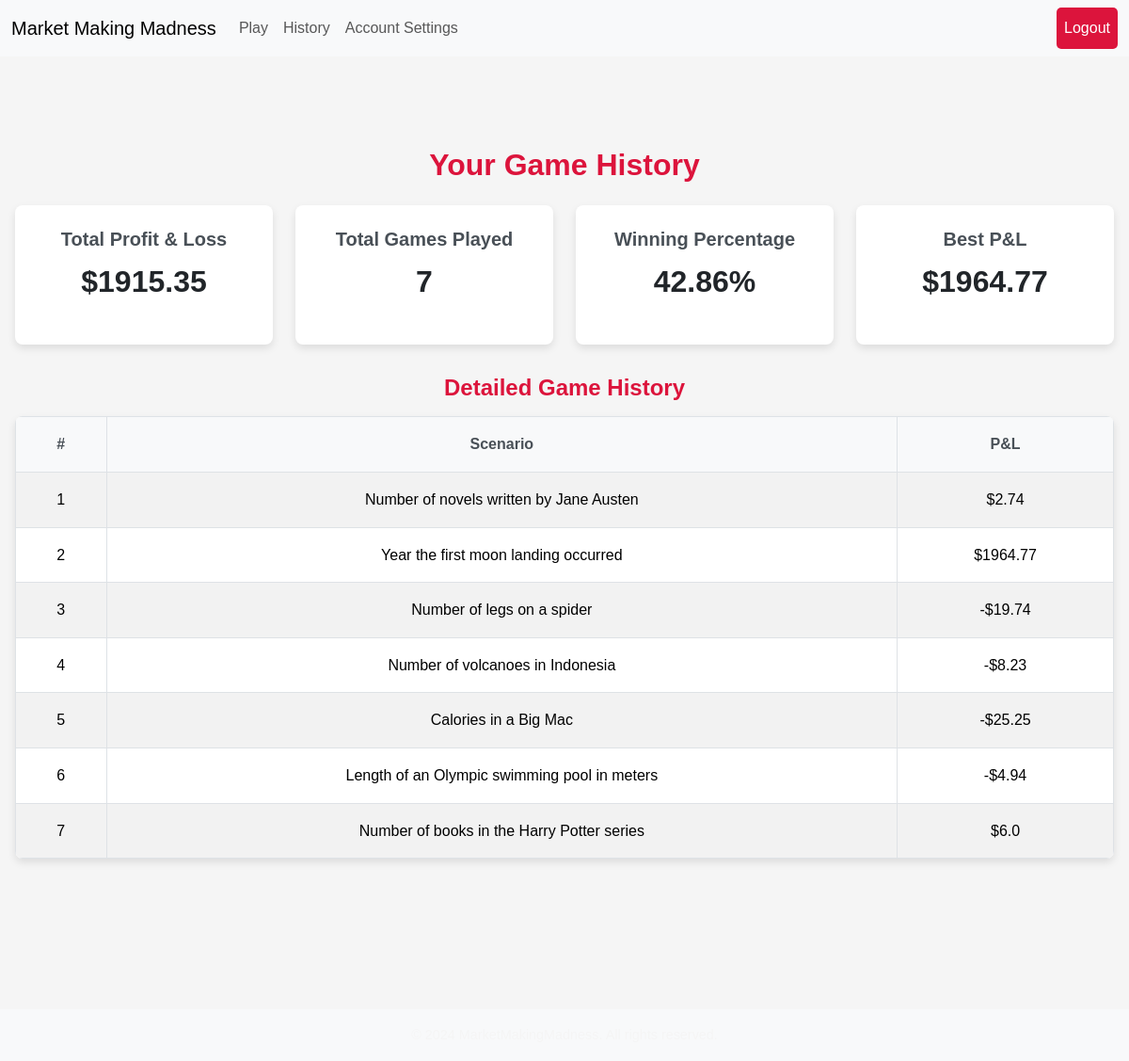
Page /history (signed in) on the earlier database version.
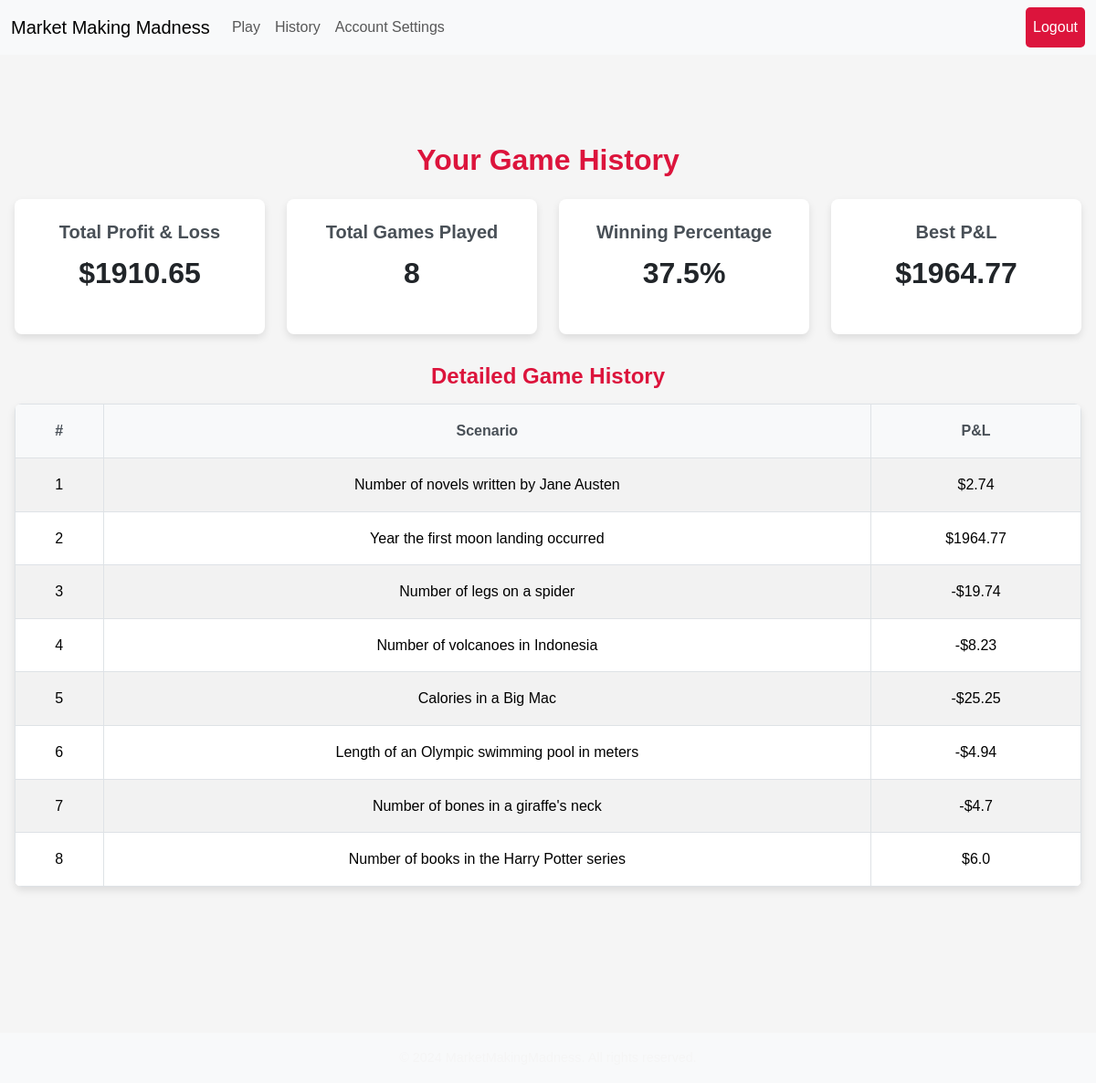
Same page on the later database version.
### tables this page shows
CREATE TABLE game_results (
    id INTEGER PRIMARY KEY AUTOINCREMENT,
    user_id INTEGER NOT NULL,
    game_id INTEGER NOT NULL,
    scenario TEXT NOT NULL,
    pnl REAL NOT NULL,
    accuracy REAL NOT NULL,
    time_taken REAL NOT NULL,
    created_at TIMESTAMP DEFAULT CURRENT_TIMESTAMP
, trades_completed INTEGER DEFAULT 0);

### app.py (the view)
@app.route("/history")
@login_required
def history():
    user_id = session["user_id"]
    stats = db.execute("""
        SELECT
            IFNULL(SUM(pnl), 0) AS total_pnl,
            IFNULL(COUNT(id), 0) AS total_games,
            IFNULL(MAX(pnl), 0) AS best_pnl
        FROM game_results
        WHERE user_id = :user_id
    """, user_id=user_id)[0]
    total_games = stats["total_games"]
    total_wins = db.execute("SELECT COUNT(id) FROM game_results WHERE user_id = :user_id AND pnl > 0", user_id=user_id)[0]["COUNT(id)"]
    winning_percentage = (total_wins / total_games * 100) if total_games > 0 else 0
    games = db.execute("""
        SELECT scenario, pnl
        FROM game_results
        WHERE user_id = :user_id
        ORDER BY created_at DESC
""", user_id=user_id)
    return render_template(
        "history.html",
        total_pnl=round(stats["total_pnl"], 2),
        total_games=total_games,
        best_pnl=stats["best_pnl"],
        winning_percentage=round(winning_percentage, 2),
        games=games
    )

### app.py (called while the page is built)
def login_required(f):
    @wraps(f)
    def decorated_function(*args, **kwargs):
        if session.get("user_id") is None:
            return redirect("/login")
        return f(*args, **kwargs)
    return decorated_function

@app.after_request
def after_request(response):
    response.headers["Cache-Control"] = "no-cache, no-store, must-revalidate"
    response.headers["Expires"] = 0
    response.headers["Pragma"] = "no-cache"
    return response

### templates/history.html (shortened to what this page needs)
{% extends "layout.html" %}
{% block styles %}
    <link rel="stylesheet" href="{{ url_for('static', filename='history.css') }}">
{% endblock %}
{% block main %}
<div class="history-container">
    <section class="history-stats">
        <h1>Your Game History</h1>
        <div class="stats-grid">
            <div class="stat-card">
                <h2>Total Profit & Loss</h2>
                <p class="stat-value">
                {% if total_pnl >= 0 %}
                    ${{ total_pnl | round(2) }}
                {% else %}
                    -${{ total_pnl|abs | round(2) }}
                {% endif %}</p>
            </div>
            <div class="stat-card">
                <h2>Total Games Played</h2>
                <p class="stat-value">{{ total_games }}</p>
            </div>
            <div class="stat-card">
                <h2>Winning Percentage</h2>
                <p class="stat-value">{{ winning_percentage }}%</p>
            </div>
            <div class="stat-card">
                <h2>Best P&L</h2>
                <p class="stat-value">{% if best_pnl >= 0 %}
                    ${{ best_pnl | round(2) }}
                {% else %}
                    -${{ best_pnl|abs | round(2) }}
                {% endif %}</p>
            </div>
        </div>
    </section>
    <section class="game-history">
        <h2>Detailed Game History</h2>
        <table class="table table-striped">
            <thead>
                <tr>
                    <th>#</th>
                    <th>Scenario</th>
                    <th>P&L</th>
                </tr>
            </thead>
            <tbody>
                {% for game in games %}
                <tr>
                    <td>{{ loop.index }}</td>
                    <td>{{ game.scenario }}</td>
                    <td>
                        {% if game.pnl >= 0 %}
                            ${{ game.pnl | round(2) }}
                        {% else %}
                            -${{ game.pnl|abs | round(2) }}
                        {% endif %}
                    </td>
                </tr>
                {% endfor %}
            </tbody>
        </table>
    </section>
</div>
{% endblock %}

### templates/layout.html (shortened to what this page needs)
<!DOCTYPE html>
<html lang="en">
<head>
    <link href="https://cdn.jsdelivr.net/npm/bootstrap@5.3.3/dist/css/bootstrap.min.css" rel="stylesheet">
    <link rel="stylesheet" href="{{ url_for('static', filename='static.css') }}">
    {% block styles %}{% endblock %}
</head>
<body>
    <nav class="navbar navbar-expand-lg navbar-light bg-light">
        <div class="container-fluid">
            <a class="navbar-brand" href="/">Market Making Madness</a>
            <div class="collapse navbar-collapse" id="navbarNav">
                <ul class="navbar-nav me-auto">
                    {% if session["user_id"] %}
                    <li class="nav-item">
                        <a class="nav-link" href="/play">Play</a>
                    </li>
                    <li class="nav-item">
                        <a class="nav-link" href="/history">History</a>
                    </li>
                    <li class="nav-item">
                        <a class="nav-link" href="/settings">Account Settings</a>
                    </li>
                    {% endif %}
                </ul>
                <ul class="navbar-nav">
                    {% if session["user_id"] %}
                    <li class="nav-item">
                        <a class="nav-link btn btn-outline-danger" href="/logout">Logout</a>
                    </li>
                    {% endif %}
                </ul>
            </div>
        </div>
    </nav>
    <main class="container py-5 text-center">
        {% block main %}{% endblock %}
    </main>
    <footer id="footer" class="footer bg-light text-center py-3 mt-5">
        <p class="mb-0">&copy; 2024 MarketMakingMadness. All rights reserved.</p>
    </footer>
</body>
</html>

### static/static.css (style rules this page uses)
* { margin: 0; padding: 0; box-sizing: border-box; }
body { font-family: 'Arial', sans-serif; font-size: 16px; line-height: 1.6; color: #2C2C2C; background-color: #F5F5F5; }
a { text-decoration: none; color: inherit; transition: color 0.2s ease; }
h1, h2, h3, h4, h5, h6 { margin-bottom: 1rem; font-weight: 600; color: #DC143C; }
.container { width: 100%; max-width: 1200px; margin: 0 auto; padding: 1rem; }
.text-center { text-align: center; }
.py-5 { padding: 3rem 0; }
.btn { display: inline-block; padding: 10px 20px; font-size: 1rem; font-weight: 500; text-align: center; color: #fff; background-color: #DC143C; border: none; border-radius: 5px; cursor: pointer; transition: background-color 0.2s ease; }
.footer { background-color: #2C2C2C; color: #F5F5F5; padding: 1rem; text-align: center; }
.footer p { margin: 0; font-size: 0.9rem; }

### static/history.css (style rules this page uses)
.history-container { max-width: 1200px; margin: 2rem auto; padding: 1rem; }
.history-stats { text-align: center; margin-bottom: 2rem; }
.history-stats h1 { font-size: 2rem; color: #DC143C; margin-bottom: 1.5rem; }
.stats-grid { display: grid; grid-template-columns: repeat(auto-fit, minmax(250px, 1fr)); gap: 1.5rem; }
.stat-card { background-color: #fff; border-radius: 8px; box-shadow: 0 4px 8px rgba(0, 0, 0, 0.1); text-align: center; padding: 1.5rem; }
.stat-card h2 { font-size: 1.25rem; color: #495057; margin-bottom: 0.5rem; }
.stat-card .stat-value { font-size: 2rem; font-weight: bold; color: #212529; }
.game-history { margin-top: 2rem; }
.game-history h2 { font-size: 1.5rem; color: #DC143C; margin-bottom: 1rem; }
.table { width: 100%; margin-bottom: 1rem; border-collapse: collapse; border-radius: 8px; overflow: hidden; box-shadow: 0 4px 8px rgba(0, 0, 0, 0.1); }
.table th, .table td { padding: 1rem; text-align: center; border: 1px solid #dee2e6; font-size: 1rem; }
.table th { background-color: #f8f9fa; color: #495057; }
.table-striped tbody tr:nth-of-type(odd) { background-color: #f8f9fa; }
.table-striped tbody tr:nth-of-type(even) { background-color: #ffffff; }

Differences in the rows shown:
added game_results: scenario "Number of bones in a giraffe's neck", pnl|abs "4.7"
Other differences:
{{ total_pnl | round(2) }}: "1915.35" → "1910.65"
{{ total_games }}: "7" → "8"
{{ winning_percentage }}: "42.86" → "37.5"
